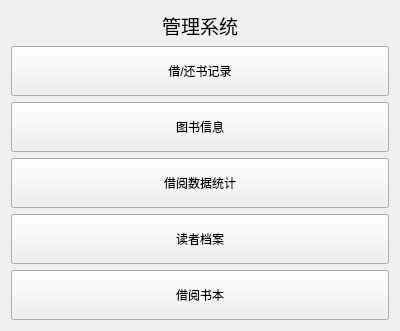
<?xml version="1.0" encoding="UTF-8"?>
<ui version="4.0">
 <class>ManagementView</class>
 <widget class="QWidget" name="ManagementView">
  <property name="geometry">
   <rect>
    <x>0</x>
    <y>0</y>
    <width>400</width>
    <height>300</height>
   </rect>
  </property>
  <property name="windowTitle">
   <string>管理界面</string>
  </property>
  <layout class="QGridLayout" name="gridLayout_2">
   <item row="4" column="0">
    <spacer name="verticalSpacer_3">
     <property name="orientation">
      <enum>Qt::Orientation::Vertical</enum>
     </property>
     <property name="sizeHint" stdset="0">
      <size>
       <width>20</width>
       <height>46</height>
      </size>
     </property>
    </spacer>
   </item>
   <item row="3" column="0">
    <layout class="QGridLayout" name="gridLayout">
     <item row="4" column="0">
      <widget class="QPushButton" name="btBecomeReader">
       <property name="minimumSize">
        <size>
         <width>50</width>
         <height>50</height>
        </size>
       </property>
       <property name="text">
        <string>借阅书本</string>
       </property>
      </widget>
     </item>
     <item row="1" column="0">
      <widget class="QPushButton" name="btBook">
       <property name="minimumSize">
        <size>
         <width>50</width>
         <height>50</height>
        </size>
       </property>
       <property name="text">
        <string>图书信息</string>
       </property>
      </widget>
     </item>
     <item row="3" column="0">
      <widget class="QPushButton" name="btReader">
       <property name="minimumSize">
        <size>
         <width>50</width>
         <height>50</height>
        </size>
       </property>
       <property name="text">
        <string>读者档案</string>
       </property>
      </widget>
     </item>
     <item row="2" column="0">
      <widget class="QPushButton" name="btBorrowAndReturndata">
       <property name="minimumSize">
        <size>
         <width>50</width>
         <height>50</height>
        </size>
       </property>
       <property name="text">
        <string>借阅数据统计</string>
       </property>
      </widget>
     </item>
     <item row="0" column="0">
      <widget class="QPushButton" name="btBorrowAndReturn">
       <property name="minimumSize">
        <size>
         <width>50</width>
         <height>50</height>
        </size>
       </property>
       <property name="text">
        <string>借/还书记录</string>
       </property>
      </widget>
     </item>
    </layout>
   </item>
   <item row="2" column="0">
    <spacer name="verticalSpacer">
     <property name="orientation">
      <enum>Qt::Orientation::Vertical</enum>
     </property>
     <property name="sizeHint" stdset="0">
      <size>
       <width>20</width>
       <height>47</height>
      </size>
     </property>
    </spacer>
   </item>
   <item row="1" column="0">
    <widget class="QLabel" name="label">
     <property name="font">
      <font>
       <pointsize>14</pointsize>
      </font>
     </property>
     <property name="text">
      <string>管理系统</string>
     </property>
     <property name="alignment">
      <set>Qt::AlignmentFlag::AlignCenter</set>
     </property>
    </widget>
   </item>
   <item row="0" column="0">
    <spacer name="verticalSpacer_2">
     <property name="orientation">
      <enum>Qt::Orientation::Vertical</enum>
     </property>
     <property name="sizeHint" stdset="0">
      <size>
       <width>20</width>
       <height>46</height>
      </size>
     </property>
    </spacer>
   </item>
  </layout>
 </widget>
 <resources/>
 <connections/>
</ui>
